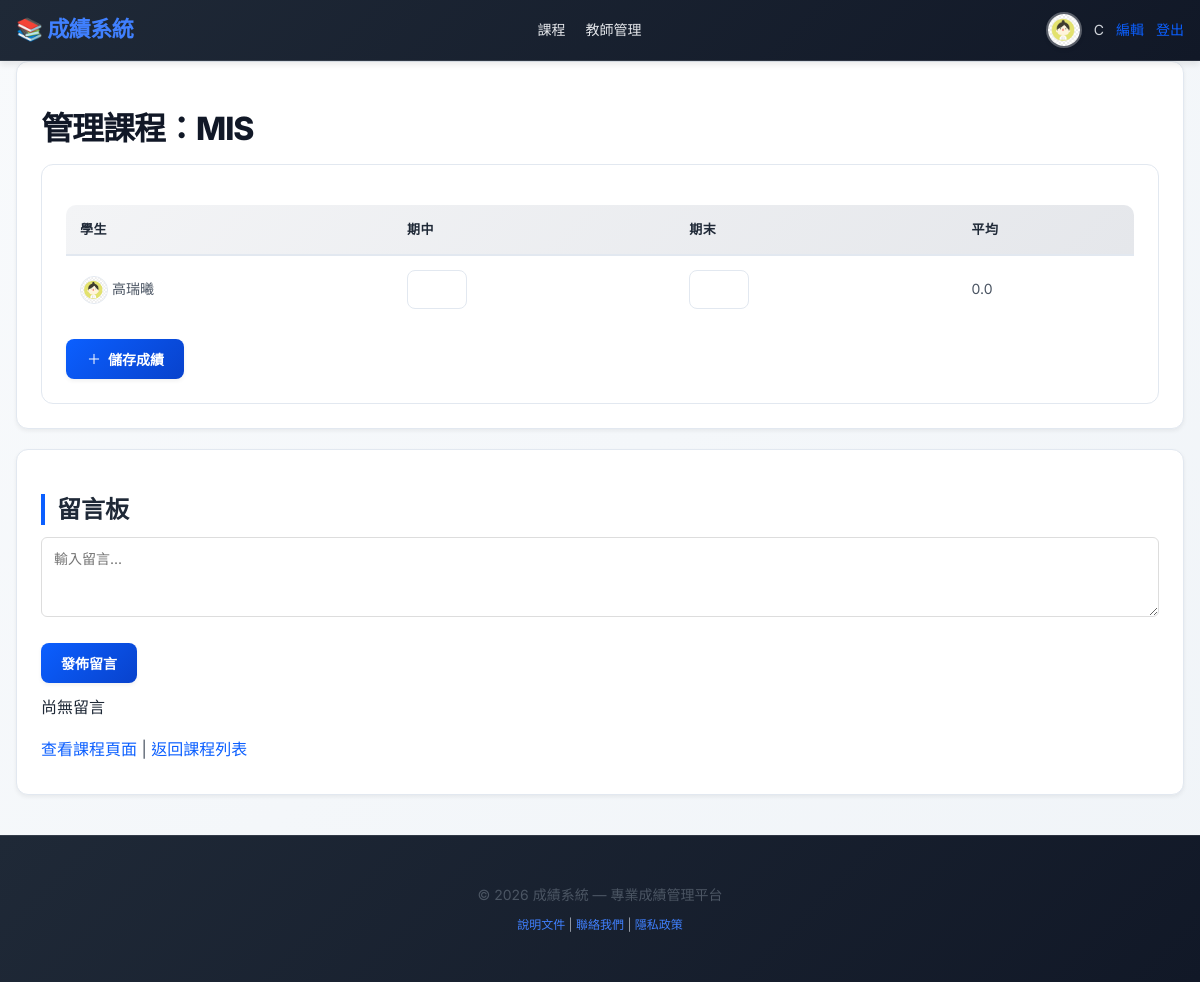
The app's page /teacher/course/6/ (signed in) with its own data.
### catalog/models.py (models this page shows, shortened)
class Profile(models.Model):
    ROLE_CHOICES = (
        ("student", "學生"),
        ("teacher", "教師"),
    )
    user = models.OneToOneField(User, on_delete=models.CASCADE)
    role = models.CharField("身份", max_length=10, choices=ROLE_CHOICES, default="student")
    avatar = models.ImageField("大頭貼", upload_to="avatars/", null=True, blank=True)

class Course(models.Model):
    name = models.CharField("課名", max_length=100)
    course_code = models.CharField("課號", max_length=20, unique=True)
    teacher = models.CharField("任課老師", max_length=50, blank=True)
    teacher_user = models.ForeignKey(User, null=True, blank=True, on_delete=models.SET_NULL, related_name="teaching_courses")

class Enrollment(models.Model):
    student = models.ForeignKey(Student, on_delete=models.CASCADE)
    course = models.ForeignKey(Course, on_delete=models.CASCADE)
    midterm_score = models.FloatField("期中分數", default=0)
    final_score = models.FloatField("期末分數", default=0)
    class Meta:
        unique_together = ('student', 'course')
    @property
    def average(self):
        return (self.midterm_score + self.final_score) / 2

class Student(models.Model):
    name = models.CharField("學生姓名", max_length=100)
    student_id = models.CharField("學號", max_length=20, unique=True)

### catalog/views.py (the view, shortened to what this page needs)
# urls.py: path('teacher/course/<int:course_id>/', views.teacher_manage_course, name='teacher_manage_course'),
@login_required
def teacher_manage_course(request, course_id):
    course = get_object_or_404(Course, id=course_id)
    is_course_teacher = hasattr(request.user, 'profile') and request.user.profile.role == 'teacher' and course.teacher_user == request.user
    if not (is_course_teacher or request.user.is_staff):
        return redirect('course_detail', pk=course_id)
    enrollments = Enrollment.objects.filter(course=course)
    comments = course.comments.select_related('author').order_by('-created_at')
    return render(request, 'teacher_manage_course.html', {
        'course': course,
        'enrollments': enrollments,
        'comments': comments,
    })

### catalog/templatetags/profile_extras.py (called while the page is built)
@register.simple_tag
def student_avatar(student):
    try:
        user = User.objects.get(username=student.student_id)
        if hasattr(user, 'profile') and user.profile.avatar:
            return user.profile.avatar.url
    except User.DoesNotExist:
        pass
    return settings.MEDIA_URL + 'avatars/red.avif'

### templates/teacher_manage_course.html (shortened to what this page needs)
{% extends 'base.html' %}
{% block content %}
<div class="card">
    <h1>管理課程：{{ course.name }}</h1>
    <form method="post" class="form">
        <table class="table">
            <thead>
                <tr>
                    <th>學生</th>
                    <th>期中</th>
                    <th>期末</th>
                    <th>平均</th>
                </tr>
            </thead>
            <tbody>
                {% load profile_extras %}
                {% for e in enrollments %}
                <tr>
                    <td>
                        {% student_avatar e.student as avatar_url %}
                        <img src="{{ avatar_url }}" class="avatar-sm" alt="avatar" style="width:24px; border-radius:50%;">
                        {{ e.student.name }}
                    </td>
                    <td><input type="number" step="0.1" name="mid_{{ e.id }}" value="{{ e.midterm_score|default:'' }}" style="width:60px;"></td>
                    <td><input type="number" step="0.1" name="final_{{ e.id }}" value="{{ e.final_score|default:'' }}" style="width:60px;"></td>
                    <td>{{ e.average }}</td>
                </tr>
                {% endfor %}
            </tbody>
        </table>
        <button class="button btn-icon" type="submit">
            <svg viewBox="0 0 24 24" fill="none" xmlns="http://www.w3.org/2000/svg" style="width:16px;">
                <path d="M5 12h14" stroke="#fff" stroke-width="1.5" stroke-linecap="round" stroke-linejoin="round"/>
                <path d="M12 5v14" stroke="#fff" stroke-width="1.5" stroke-linecap="round" stroke-linejoin="round"/>
            </svg>
            儲存成績
        </button>
    </form>
</div>
<div class="card" style="margin-top:12px">
    <h2>留言板</h2>
    <form method="post">
        <div class="form-row">
            <textarea name="comment" rows="3" placeholder="輸入留言..." style="width:100%; border-radius:6px; border:1px solid #ddd;"></textarea>
        </div>
        <button class="button" type="submit">發佈留言</button>
    </form>
    <ul style="margin-top:12px; list-style:none; padding:0;">
        {% for c in comments %}
            <li style="padding:8px 0; border-bottom:1px solid #eee;">
                <strong>{{ c.author.username }}</strong>
                <small class="muted">({{ c.created_at|date:"Y-m-d H:i" }})</small>:
                {{ c.content }}
                {% if c.author == user %} - <a href="{% url 'edit_comment' c.id %}">編輯</a>{% endif %}
            </li>
        {% empty %}
            <li>尚無留言</li>
        {% endfor %}
    </ul>
    <p style="margin-top:10px">
        <a href="{% url 'course_detail' course.id %}">查看課程頁面</a> |
        <a href="{% url 'course_list' %}">返回課程列表</a>
    </p>
</div>
{% endblock %}

### templates/base.html (shortened to what this page needs)
{% load static %}
<!DOCTYPE html>
<html lang="zh-Hant">
<head>
  <link rel="stylesheet" href="{% static 'css/styles.css' %}">
</head>
<body>
{% block header %}
<header class="site-header">
  <div class="container">
    <nav class="nav">
      <div class="brand">
        <a href="{% url 'index' %}">📚 成績系統</a>
      </div>
      <div class="nav-links">
        {% if user.is_authenticated %}
          <a href="{% url 'course_list' %}">課程</a>
          {% if user.profile.role == 'teacher' %}
            <a href="#">教師管理</a>
          {% endif %}
        {% endif %}
      </div>
      <div class="user-area">
        {% if user.is_authenticated %}
          {% if user.profile.avatar %}
            <img class="avatar" src="{{ user.profile.avatar.url }}" alt="avatar">
          {% else %}
            <img class="avatar" src="{{ MEDIA_URL }}avatars/red.avif" alt="avatar">
          {% endif %}
          <span>{{ user.username }}</span>
          <a href="{% url 'edit_profile' %}">編輯</a>
          <a href="{% url 'logout' %}">登出</a>
        {% else %}
          <a href="{% url 'login' %}">登入</a>
          <a href="{% url 'register' %}">註冊</a>
        {% endif %}
      </div>
    </nav>
  </div>
</header>
{% endblock %}
<main class="container">
  {% block content %}{% endblock %}
</main>
<footer class="site-footer">
  <div class="container">
    <p>&copy; {% now "Y" %} 成績系統 — 專業成績管理平台</p>
    <p style="font-size: 12px; color: #9ca3af; margin-top: 8px;">
      <a href="#">說明文件</a> | <a href="#">聯絡我們</a> | <a href="#">隱私政策</a>
    </p>
  </div>
</footer>
</body>
</html>

### records on screen
Course: name "MIS"
Enrollment: student.name "高瑞曦", average "0.0"

### other values on screen
{{ user.username }} "C"
